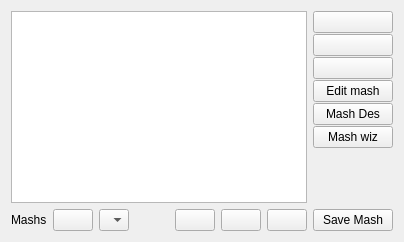
            <widget class="QWidget" name="mashStepsTab">
             <attribute name="title">
              <string>Mash</string>
             </attribute>
             <layout class="QVBoxLayout" name="verticalLayout_7">
              <item>
               <layout class="QHBoxLayout" name="horizontalLayout">
                <item>
                 <widget class="QTableView" name="mashStepTableWidget">
                  <property name="contextMenuPolicy">
                   <enum>Qt::CustomContextMenu</enum>
                  </property>
                 </widget>
                </item>
                <item>
                 <layout class="QVBoxLayout" name="verticalLayout">
                  <property name="spacing">
                   <number>1</number>
                  </property>
                  <item>
                   <widget class="QPushButton" name="pushButton_addMashStep">
                    <property name="toolTip">
                     <string>Add mash step</string>
                    </property>
                    <property name="text">
                     <string/>
                    </property>
                    <property name="icon">
                     <iconset resource="../brewtarget.qrc">
                      <normaloff>:/images/smallPlus.svg</normaloff>:/images/smallPlus.svg</iconset>
                    </property>
                   </widget>
                  </item>
                  <item>
                   <widget class="QPushButton" name="pushButton_removeMashStep">
                    <property name="toolTip">
                     <string>Remove selected mash step</string>
                    </property>
                    <property name="text">
                     <string/>
                    </property>
                    <property name="icon">
                     <iconset resource="../brewtarget.qrc">
                      <normaloff>:/images/smallMinus.svg</normaloff>:/images/smallMinus.svg</iconset>
                    </property>
                   </widget>
                  </item>
                  <item>
                   <widget class="QPushButton" name="pushButton_editMashStep">
                    <property name="toolTip">
                     <string>Edit selected mash step</string>
                    </property>
                    <property name="text">
                     <string/>
                    </property>
                    <property name="icon">
                     <iconset resource="../brewtarget.qrc">
                      <normaloff>:/images/edit.svg</normaloff>:/images/edit.svg</iconset>
                    </property>
                   </widget>
                  </item>
                  <item>
                   <widget class="QPushButton" name="pushButton_editMash">
                    <property name="toolTip">
                     <string>Edit mash properties</string>
                    </property>
                    <property name="text">
                     <string>Edit mash</string>
                    </property>
                   </widget>
                  </item>
                  <item>
                   <widget class="QPushButton" name="pushButton_mashDes">
                    <property name="text">
                     <string>Mash Des</string>
                    </property>
                   </widget>
                  </item>
                  <item>
                   <widget class="QPushButton" name="pushButton_mashWizard">
                    <property name="toolTip">
                     <string>Invoke the mash wizard</string>
                    </property>
                    <property name="text">
                     <string>Mash wiz</string>
                    </property>
                   </widget>
                  </item>
                  <item>
                   <spacer name="verticalSpacer">
                    <property name="orientation">
                     <enum>Qt::Vertical</enum>
                    </property>
                    <property name="sizeHint" stdset="0">
                     <size>
                      <width>20</width>
                      <height>40</height>
                     </size>
                    </property>
                   </spacer>
                  </item>
                 </layout>
                </item>
               </layout>
              </item>
              <item>
               <layout class="QHBoxLayout" name="horizontalLayout_mash">
                <property name="topMargin">
                 <number>0</number>
                </property>
                <item>
                 <widget class="QLabel" name="label_2">
                  <property name="sizePolicy">
                   <sizepolicy hsizetype="Maximum" vsizetype="Preferred">
                    <horstretch>0</horstretch>
                    <verstretch>0</verstretch>
                   </sizepolicy>
                  </property>
                  <property name="text">
                   <string>Mashs</string>
                  </property>
                 </widget>
                </item>
                <item>
                 <widget class="MashButton" name="mashButton">
                  <property name="text">
                   <string/>
                  </property>
                 </widget>
                </item>
                <item>
                 <widget class="CustomComboBox" name="mashComboBox">
                  <property name="sizePolicy">
                   <sizepolicy hsizetype="Maximum" vsizetype="Fixed">
                    <horstretch>0</horstretch>
                    <verstretch>0</verstretch>
                   </sizepolicy>
                  </property>
                  <property name="maximumSize">
                   <size>
                    <width>30</width>
                    <height>16777215</height>
                   </size>
                  </property>
                 </widget>
                </item>
                <item>
                 <spacer name="horizontalSpacer_4">
                  <property name="orientation">
                   <enum>Qt::Horizontal</enum>
                  </property>
                  <property name="sizeHint" stdset="0">
                   <size>
                    <width>40</width>
                    <height>20</height>
                   </size>
                  </property>
                 </spacer>
                </item>
                <item>
                 <widget class="QPushButton" name="pushButton_mashRemove">
                  <property name="text">
                   <string/>
                  </property>
                  <property name="icon">
                   <iconset resource="../brewtarget.qrc">
                    <normaloff>:/images/smallMinus.svg</normaloff>:/images/smallMinus.svg</iconset>
                  </property>
                 </widget>
                </item>
                <item>
                 <widget class="QPushButton" name="pushButton_mashUp">
                  <property name="toolTip">
                   <string>Mash step up</string>
                  </property>
                  <property name="icon">
                   <iconset resource="../brewtarget.qrc">
                    <normaloff>:/images/smallUpArrow.svg</normaloff>:/images/smallUpArrow.svg</iconset>
                  </property>
                 </widget>
                </item>
                <item>
                 <widget class="QPushButton" name="pushButton_mashDown">
                  <property name="toolTip">
                   <string>Mash step down</string>
                  </property>
                  <property name="icon">
                   <iconset resource="../brewtarget.qrc">
                    <normaloff>:/images/smallDownArrow.svg</normaloff>:/images/smallDownArrow.svg</iconset>
                  </property>
                 </widget>
                </item>
                <item>
                 <widget class="QPushButton" name="pushButton_saveMash">
                  <property name="toolTip">
                   <string>Save this mash profile</string>
                  </property>
                  <property name="text">
                   <string>Save Mash</string>
                  </property>
                 </widget>
                </item>
               </layout>
              </item>
             </layout>
            </widget>
